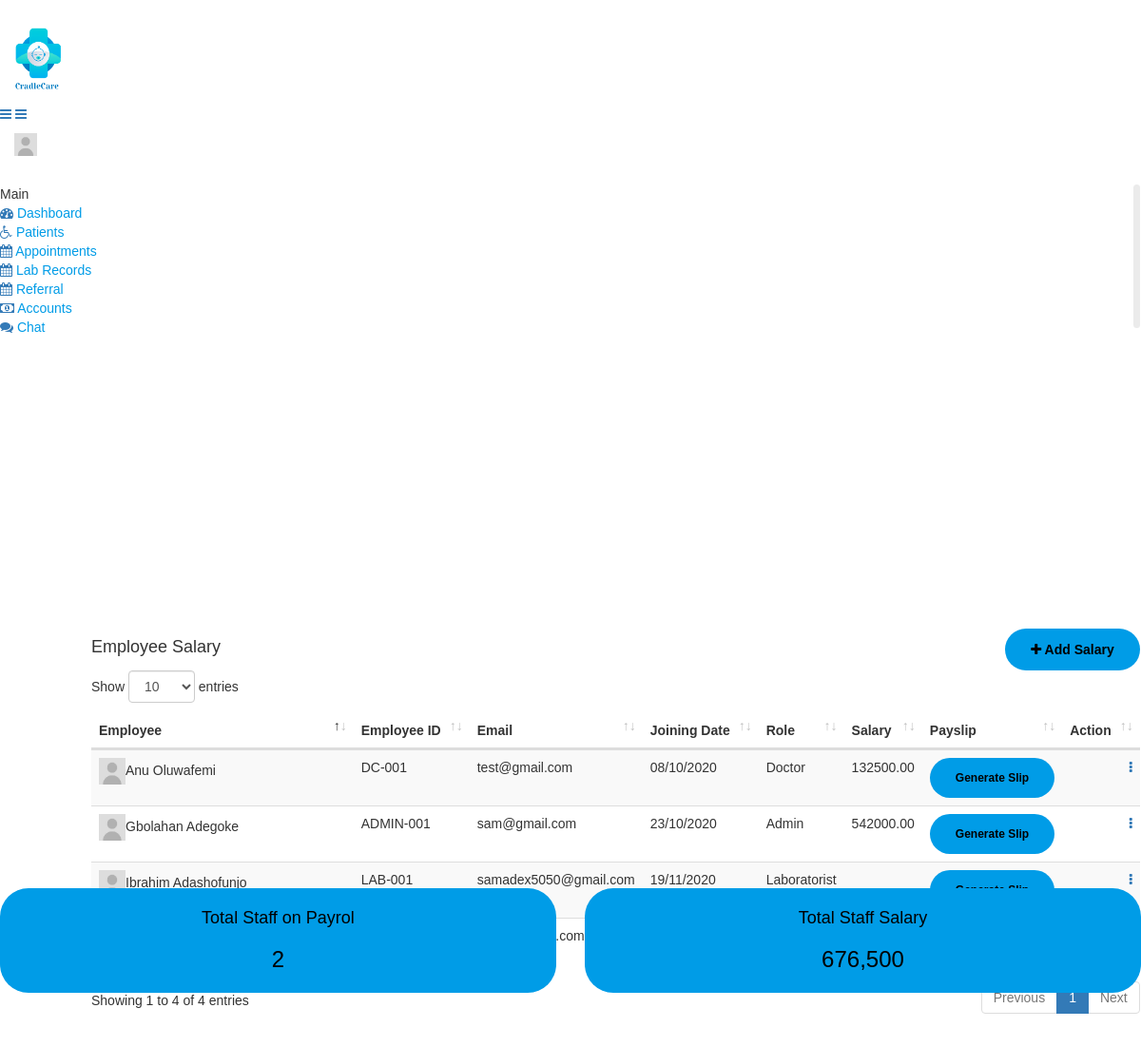
The page /salary.php on the database its author committed.
### tables this page shows
CREATE TABLE `staff` (
  `id` int(11) NOT NULL,
  `firstname` varchar(100) NOT NULL,
  `lastname` varchar(100) NOT NULL,
  `staff_id` varchar(100) NOT NULL,
  `email` varchar(100) NOT NULL,
  `password` varchar(50) NOT NULL,
  `usertype_id` int(3) NOT NULL,
  `job_role` varchar(100) NOT NULL,
  `dob` varchar(50) NOT NULL,
  `gender` varchar(10) NOT NULL,
  `address` text NOT NULL,
  `city` varchar(100) NOT NULL,
  `state` varchar(100) NOT NULL,
  `phone` varchar(20) NOT NULL,
  `passport` varchar(250) NOT NULL,
  `short_bio` text NOT NULL,
  `status` varchar(100) NOT NULL,
  `salary` varchar(20) NOT NULL,
  `date_created` varchar(50) NOT NULL,
  `join_date` varchar(100) NOT NULL,
  `date_updated` varchar(50) NOT NULL
);

### salary.php (the view, shortened to what this page needs)
<?php
include('connection.php');
$sql = "SELECT * FROM staff";
$run = mysqli_query($connect,$sql);
$rows = mysqli_fetch_all($run, MYSQLI_ASSOC);
$sql1 = "SELECT * FROM salary";
$run1 = mysqli_query($connect,$sql1);
$sum_staff = mysqli_num_rows($run1);
$sum_salary = 0;
while($exp = mysqli_fetch_assoc($run1))
{
	$sum_salary += (int)$exp['net_salary'];
}
?>
<!DOCTYPE html>
<html lang="en">
<head>
    <link rel="stylesheet" type="text/css" href="assets/css/bootstrap.min.css">
    <link rel="stylesheet" type="text/css" href="assets/css/font-awesome.min.css">
    <link rel="stylesheet" type="text/css" href="assets/css/dataTables.bootstrap4.min.css">
    <link rel="stylesheet" type="text/css" href="assets/css/select2.min.css">
    <link rel="stylesheet" type="text/css" href="assets/css/bootstrap-datetimepicker.min.css">
    <link rel="stylesheet" type="text/css" href="assets/css/style.css">
</head>
<body>
    <div class="main-wrapper">
      <?php include('header.php')?>
        <div class="page-wrapper">
            <div class="content">
                <div class="row">
                    <div class="col-sm-4 col-5">
                        <h4 class="page-title">Employee Salary</h4>
                    </div>
                    <div class="col-sm-8 col-7 text-right m-b-30">
                        <a href="add-salary.php" class="btn btn-primary btn-rounded float-right"><i class="fa fa-plus"></i> Add Salary</a>
                    </div>
                </div>
                <div class="row">
                    <div class="col-md-12">
                        <div class="table-responsive">
                            <table class="table table-striped custom-table datatable">
                                <thead>
                                    <tr>
                                        <th style="width:25%;">Employee</th>
                                        <th>Employee ID</th>
                                        <th>Email</th>
                                        <th>Joining Date</th>
                                        <th>Role</th>
                                        <th>Salary</th>
                                        <th>Payslip</th>
                                        <th class="text-right">Action</th>
                                    </tr>
                                </thead>
                                <tbody>
								<?php foreach ($rows as $row): ?>
                                    <tr>
                                        <td>
											<img class="rounded-circle" src="assets/img/user.jpg" height="28" width="28" alt=""><?php echo $row['firstname']." ".$row['lastname']?>
                                        </td>
                                        <td><?php echo $row['staff_id']?></td>
                                        <td><?php echo $row['email']?></td>
                                        <td><?php echo $row['join_date']?></td>
                                        <td>
                                           <?php echo $row['job_role']?>
                                        </td>
                                        <td><?php echo $row['salary']?></td>
                                        <td><a class="btn btn-sm btn-primary" href="salary-view.php?staff_id=<?php echo $row['staff_id'] ?>">Generate Slip</a></td>
                                        <td class="text-right">
                                            <div class="dropdown dropdown-action">
                                                <a href="#" class="action-icon dropdown-toggle" data-toggle="dropdown" aria-expanded="false"><i class="fa fa-ellipsis-v"></i></a>
                                            </div>
                                        </td>
                                    </tr>
									<?php endforeach?>
                                </tbody>
                            </table>
                        </div>
                    </div>
                </div>
            </div>
			<div class="row">
					<div class="col-sm-6">
						<label href="#" class="btn btn-warning btn-block"> <h4 >Total Staff on Payrol</h4><h3 ><?php echo number_format($sum_staff);?></h3></label>
					</div>
					<div class="col-sm-6">
						<label href="#" class="btn btn-success btn-block"> <h4>Total Staff Salary</h4><h3 ><?php echo number_format($sum_salary);?></h3> </label>
					</div>
			</div>
        </div>
    </div>
</body>
</html>

### assets/css/style.css (style rules this page uses)
* { padding:0; margin: 0; font-family:'Gill Sans', 'Gill Sans MT', Calibri, 'Trebuchet MS', sans-serif; box-sizing: border-box; }
.btn { background-color:#009ce7; color: black; text-decoration: none; border: 2px solid transparent; font-weight: bold; padding: 10px 25px; border-radius: 30px; transition: transform .4s; }
.content { position:absolute; top:50%; left: 8%; transform: translateY(-50%); }

### rows shown on the page
staff: firstname "Gbolahan", lastname "Adegoke", staff "ADMIN-001", email "sam@gmail.com", join_date "23/10/2020", job_role "Admin", salary "542000.00"
staff: firstname "Anu", lastname "Oluwafemi", staff "DC-001", email "test@gmail.com", join_date "08/10/2020", job_role "Doctor", salary "132500.00"
staff: firstname "Ibrahim", lastname "Adashofunjo", staff "LAB-001", email "samadex5050@gmail.com", join_date "19/11/2020", job_role "Laboratorist"

### other values the page prints
$sum_staff "2"
$sum_salary "676,500"
